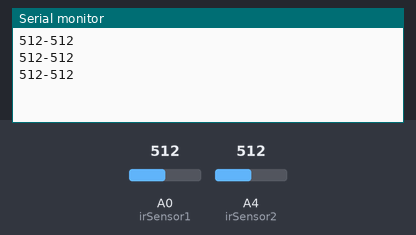
A sketch run on a simulated Arduino Uno, built with avr-gcc and run on an emulated ATmega328P. Shown: the last lines printed to the serial monitor. The test bench sets the inputs (shaded band); at power-on: A0 (irSensor1) = 512, A4 (irSensor2) = 512.

Above: at 1.3 s.
1.4 s: A0 (irSensor1) set to 716
At 1.9 s:
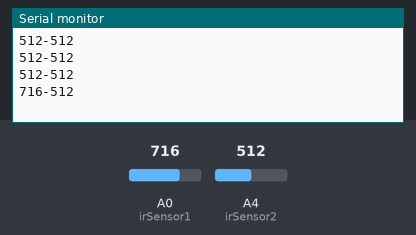
2.9 s: A4 (irSensor2) set to 716
At 3.4 s:
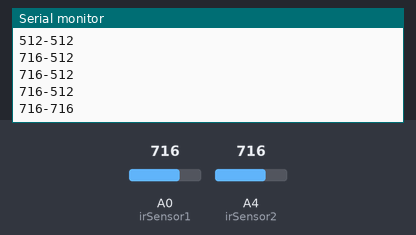
4.4 s: A0 (irSensor1) set to 900
At 4.9 s:
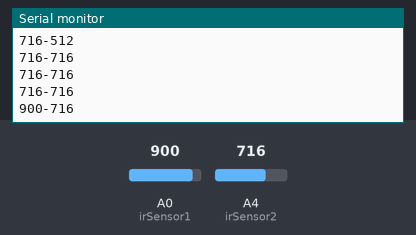
5.9 s: A4 (irSensor2) set to 900
At 6.4 s:
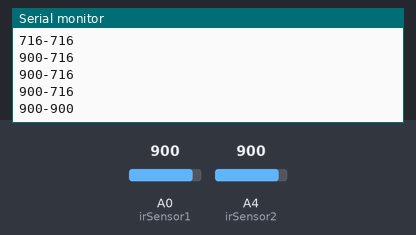
Timing chart, 0 to 8.4 s (numbered marks = the images above; inputs shaded):
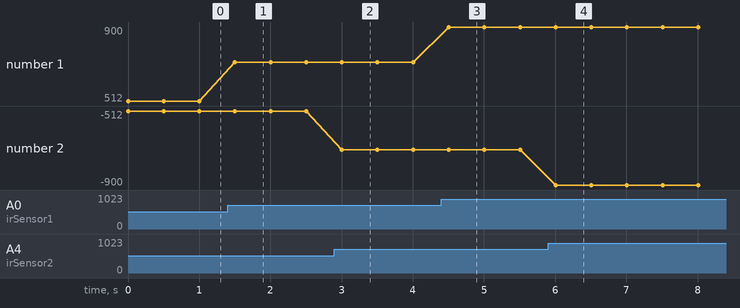

The sketch:

A.R.I_Test.ino
```cpp
#define irSensor1 A0
#define irSensor2 A4

void setup() {
  // put your setup code here, to run once:
  Serial.begin(9600);
}

void loop() {
  // put your main code here, to run repeatedly:
  int ir1Value = analogRead(irSensor1);
  int ir2Value = analogRead(irSensor2);
  Serial.print(ir1Value);
  Serial.print("-");
  Serial.print(ir2Value);
  Serial.println();
  delay(500);
}
```

Measured:
- after the input at 1.4 s, the serial monitor: prints a new line after 0.10 s (image 1)
- after the input at 2.9 s, the serial monitor: prints a new line after 0.10 s (image 2)
- after the input at 4.4 s, the serial monitor: prints a new line after 0.11 s (image 3)
- after the input at 5.9 s, the serial monitor: prints a new line after 0.11 s (image 4)
- plotted number 1: 512 → 716 after the input at 1.4 s, 716 → 900 after the input at 4.4 s
- plotted number 2: -512 → -716 after the input at 2.9 s, -716 → -900 after the input at 5.9 s
